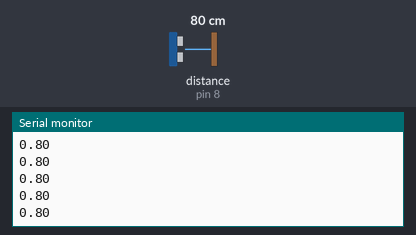
A sketch run on a simulated Arduino Uno, built with avr-gcc and run on an emulated ATmega328P. Parts: the last lines printed to the serial monitor. Wiring (inferred from the names in the program): ultrasonic range finder: trigger pin 7; echo pin 8. The test bench sets the inputs (shaded band); at power-on: distance to the obstacle (sensor on pin 8) 80 cm. The echo pulse lasts 58.3 µs per cm.

Above: at 1.2 s.
1.3 s: distance to the obstacle (sensor on pin 8) set to 2 cm
At 1.35 s:
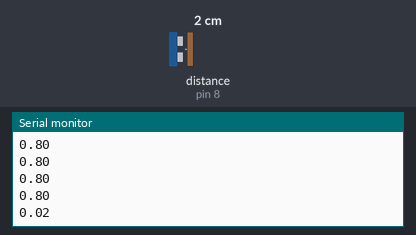
2.8 s: distance to the obstacle (sensor on pin 8) set to 4 cm
At 2.83 s:
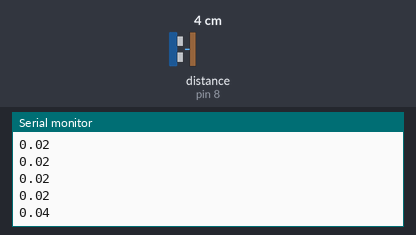
Timing chart, 0 to 5.8 s (numbered marks = the images above; inputs shaded):
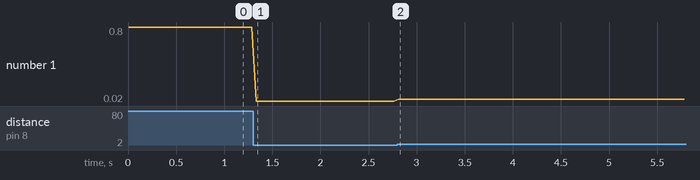

The sketch:

test_sonar.ino
```cpp
#define SONAR_TRIG_PIN 7
#define SONAR_ECHO_PIN 8

/* Supposing to run this test
   in an environment with 20 °C
  ì https://en.wikipedia.org/wiki/Speed_of_sound
   */

const float temperature = 20;
const float vs = 331.45 + 0.62*temperature;

void setup()
{
  Serial.begin(115200);
  pinMode(SONAR_TRIG_PIN, OUTPUT);
  pinMode(SONAR_ECHO_PIN, INPUT);
}

float getDistance()
{
    /* Triggering stage: sending the impulse */

    digitalWrite(SONAR_TRIG_PIN,LOW);
    delayMicroseconds(3);
    digitalWrite(SONAR_TRIG_PIN,HIGH);
    delayMicroseconds(5);
    digitalWrite(SONAR_TRIG_PIN,LOW);

    /* Receiving the echo */

    float tUS = pulseIn(SONAR_ECHO_PIN, HIGH);
    float t = tUS / 1000.0 / 1000.0 / 2;
    float d = t*vs;
    return d;
}

void loop()
{
  float d = getDistance();
  Serial.println(d);
  delay(50);
}
```

Measured:
- after the input at 1.3 s, the serial monitor: prints a new line at once (image 1)
- after the input at 2.8 s, the serial monitor: prints a new line at once (image 2)
- plotted number 1: 0.8 → 0.02 after the input at 1.3 s, 0.02 → 0.04 after the input at 2.8 s
